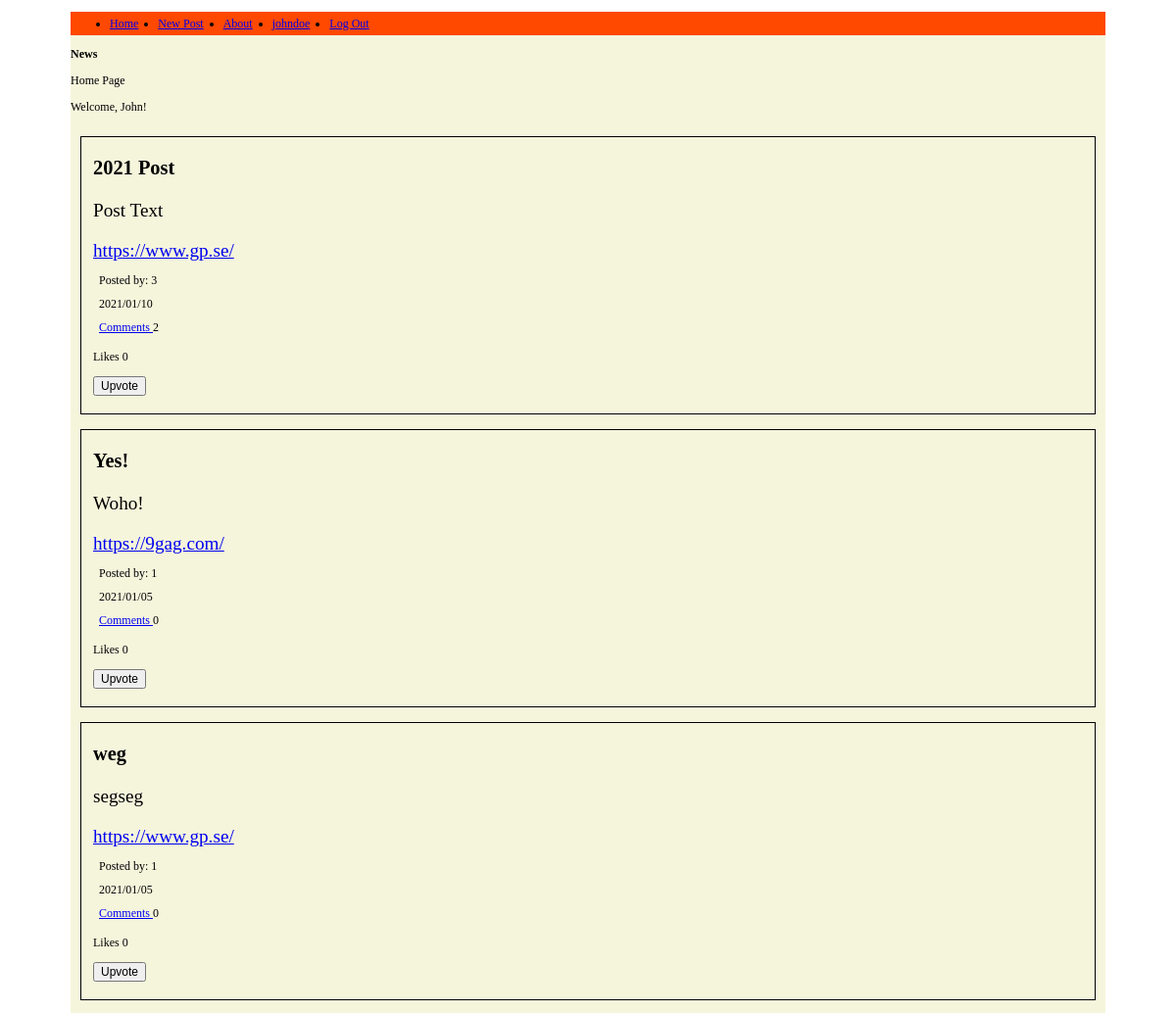
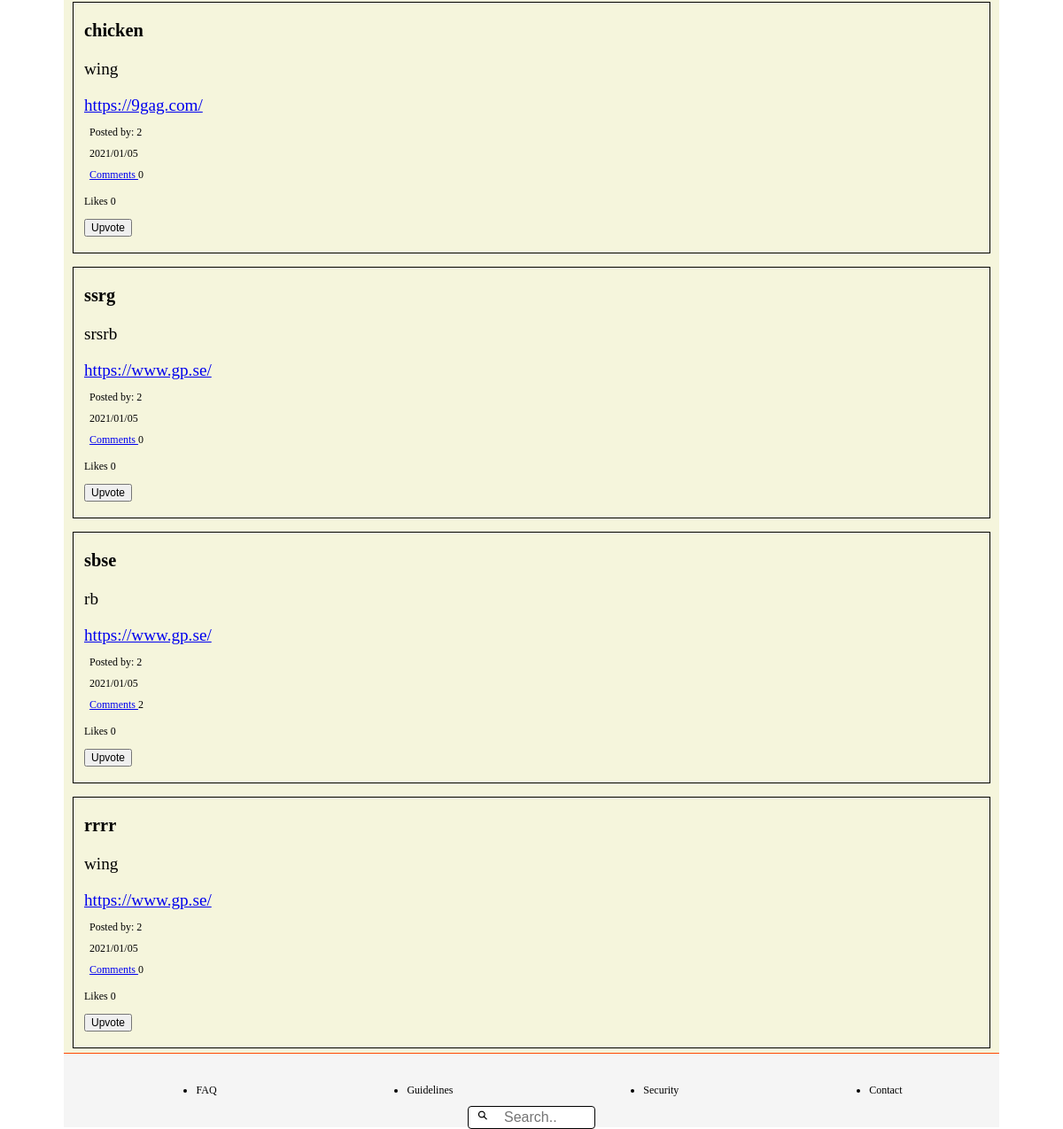
Screenshot of /index.php (signed in) with the database file from the repository (2 pictures, top to bottom).
### tables this page shows
CREATE TABLE Posts (
	id integer PRIMARY KEY AUTOINCREMENT,
	title string,
	description string,
	post_url varchar,
	post_date datetime,
	user_id varchar,
	user_username varchar
);

### web/config.php (called while the page is built, shortened)
<?php
return [
    'title' => 'News',
    'database_path' => sprintf('sqlite:%s/database/hackernews.db', __DIR__),
];

### web/autoload.php (called while the page is built, shortened)
<?php
require __DIR__ . '/functions.php';
$config = require __DIR__ . '/config.php';

### web/functions.php (called while the page is built, shortened)
<?php
function getAllPosts($pdo)
{
    $statement = $pdo->prepare("SELECT * FROM Posts
    ORDER BY Posts.post_date DESC");
    $statement->execute();
    $allPosts = $statement->fetchAll(PDO::FETCH_ASSOC);
    return $allPosts;
}
function countComments($pdo, $postId)
{
    $statement = $pdo->prepare('SELECT COUNT(*) FROM Comments WHERE post_id = :postId');
    $statement->bindParam(':postId', $postId, PDO::PARAM_INT);
    $statement->execute();
    $comments = $statement->fetch(PDO::FETCH_ASSOC);
    return $comments['COUNT(*)'];
}
function countLikes($pdo, $postId)
{
    $statement = $pdo->prepare('SELECT COUNT(*) FROM Likes WHERE post_id = :postId');
    $statement->bindParam(':postId', $postId, PDO::PARAM_INT);
    $statement->execute();
    $likes = $statement->fetch(PDO::FETCH_ASSOC);
    return $likes['COUNT(*)'];
}
function isLikedByUser($pdo, $postId, $userId)
{
    $statement = $pdo->prepare('SELECT * FROM Likes WHERE post_id = :postId
    AND user_id = :userId;');
    $statement->bindParam(':postId', $postId);
    $statement->bindParam(':userId', $userId);
    $statement->execute();
    $isLikedByUser = $statement->fetch(PDO::FETCH_ASSOC);
    return $isLikedByUser;
}

### index.php (the view, shortened to what this page needs)
<?php require __DIR__ . '/homepage/header.php'; ?>
<?php require __DIR__ . '/homepage/navbar.php'; ?>
<?php
if (isset($_SESSION['user'])) : ?>
    <section>
        <div class="newsContainer">
            <article>
                <h1><?php echo $config['title']; ?></h1>
                <p> Home Page </p>
                <?php if (isset($_SESSION['user'])) : ?>
                    <p> Welcome, <?php echo $_SESSION['user']['first_name']; ?>!</p>
                <?php endif; ?>
            </article>
            <?php $allPost = getAllPosts($pdo);
            foreach ($allPost as $post) : ?>
                <?php $postId = $post['id'];  ?>
                <?php $isLikedByUser = isLikedByUser($pdo, $postId, $_SESSION['user']['id']) ?>
                <?php $countComments = countComments($pdo, $postId); ?>
                <?php $countLikes = countLikes($pdo, $postId); ?>
                <article class="newsFeedPage">
                    <div class="newsFeed">
                        <div class="post-item">
                            <h3 class="post-title"> <?php echo $post['title']; ?> </h3>
                        </div>
                        <div class="post-item">
                            <p class="post-description"> <?php echo $post['description']; ?> </p>
                        </div>
                        <div class="post-item">
                            <a href="<?php echo $post['post_url'] ?> "> <?php echo $post['post_url']; ?> </a>
                        </div>
                        <div class="post-item-author">
                            <p> Posted by: <?php echo $post['user_id']; ?> </p>
                        </div>
                        <div class="post-item-date">
                            <p> <?php echo $post['post_date']; ?> </p>
                        </div>
                        <div class="post-item-date">
                            <a href="comments.php?id=<?php echo $post['id']; ?> "> Comments </a>
                            <?php echo $countComments; ?>
                        </div>
                        <div>
                            <p> Likes
                                <?php echo $countLikes; ?> </p>
                            <form action="/web/post/upvote.php" method="post">
                                <?php if ($isLikedByUser) : ?>
                                    <button type="submit">Downvote</button>
                                <?php else : ?>
                                    <button type="submit">Upvote</button>
                                <?php endif; ?>
                            </form>
                        </div>
                    </div>
                </article>
            <?php endforeach; ?>
        </div>
    </section>
<?php else : ?>
    <h1>PLESASE SIGN IN</h1>
<?php endif; ?>
<?php require __DIR__ . '/homepage/footer.php'; ?>

### homepage/header.php (shortened to what this page needs)
<?php require __DIR__ . '/../web/autoload.php'; ?>
<!DOCTYPE html>
<html lang="en">
<head>
    <link rel="stylesheet" href="/CSS Assests/index.css">
    <link rel="stylesheet" href="/CSS Assests/navBar.css">
    <link rel="stylesheet" href="/CSS Assests/footer.css">
    <link rel="stylesheet" href="/css assests/profile.css">
    <link rel="stylesheet" href="/css assests/settings.css">
    <link rel="stylesheet" href="/css assests/signUp.css">
</head>

### homepage/navbar.php (shortened to what this page needs)
<body>
    <div class="topnav">
        <ul class="navbar-nav">
            <li class="nav-item">
                <a class="nav-link <?php echo $_SERVER['SCRIPT_NAME'] === '/index.php' ? 'active' : ''; ?>" href="/index.php">Home</a>
            </li>
            <li class="menu__item">
                <a href="/postCreator.php"> New Post </a>
            </li>
            <li class="nav-item">
                <a class="nav-link <?php echo $_SERVER['SCRIPT_NAME'] === '/about.php' ? 'active' : ''; ?>" href="/about.php">About</a>
            </li>
            <?php if (isset($_SESSION['user'])) : ?>
                <li class="nav-item">
                    <a href="/profile.php?username=<?php echo $_SESSION['user']['username']; ?>"> <?php echo $_SESSION['user']['username']; ?> </a>
                </li>
                <?php if (isset($_SESSION['user'])) : ?>
                    <li class="nav-item">
                        <a href="web/user/logout.php">Log Out</a>
                    </li>
                <?php endif; ?>
            <?php endif; ?>
        </ul>
    </div>

### homepage/footer.php (shortened to what this page needs)
<footer class="endOfPage">
    <div class="footerListContainer">
        <ul class="footerList">
            <li> FAQ </li>
            <li> Guidelines </li>
            <li> Security </li>
            <li> Contact </li>
        </ul>
    </div>
    <div class="searchBar">
        <form class="searchBarMain">
            <input type="text" name="search" placeholder="Search..">
        </form>
    </div>
</footer>
</body>
</html>

### css assests/index.css (style rules this page uses)
* { box-sizing: border-box; font-size: 12px; }
body { height: 100vh; margin: 0; padding-top: 1rem; padding-left: 6rem; padding-right: 6rem; }
.newsContainer { display: flex; flex-direction: column; background-color: #ffffff; background-color: beige; }
.newsFeed { margin: 10px; margin-bottom: 5px; min-height: 15vh; border: solid 1px black; padding-bottom: 1.5rem; padding-left: 1rem; }
.newsFeedPage { box-sizing: border-box; }

### css assests/navBar.css (style rules this page uses)
.topnav { display: flex; align-items: center; flex-direction: row; width: 100%; background-color: rgb(255, 72, 0); height: 2rem; }
.topnav { display: flex; }
ul { display: flex; align-items: center; justify-content: space-between; gap: 20px; }

### css assests/footer.css (style rules this page uses)
.endOfPage { height: 7rem; width: 100%; background-color: whitesmoke; border-top: 1px solid rgb(255, 72, 0); display: flex; align-items: center; justify-content: center; padding: 1rem; }
.searchBarMain input { width: 12rem; height: 1rem; box-sizing: border-box; border: 1px solid black; border-radius: 4px; font-size: 16px; background-color: white; background-image: url("/Assets/search-icon-png-5.png"); background-size: 1rem 1rem; background-position: 0.8rem 0.3rem; background-repeat: no-repeat; padding: 12px 20px 12px 40px; margin-top: 5rem; }
.searchBar { width: 77.5rem; height: 7rem; position: absolute; display: flex; justify-content: center; }
.footerListContainer { height: 100%; width: 100%; display: flex; justify-content: center; margin-top: 0.1rem; }
.footerList { width: 100%; display: flex; justify-content: space-around; flex-direction: row; }

### css assests/profile.css (style rules this page uses)
.post-item a { height: 1.5rem; margin-top: 0.1rem; font-size: 1.6rem; }
.post-title { font-size: 1.7rem; }
.post-description { font-size: 1.6rem; margin-top: 0.2rem; }
.post-item-author { height: 1rem; margin: 0.5rem; margin-bottom: 0.1rem; }
.post-item-date { height: 1.5rem; margin: 0.5rem; margin-top: 0.2rem; }

### rows the page displays
posts: title "2021 Post", description "Post Text", post_url "https://www.gp.se/", user "3", post_date "2021/01/10", countComments "2", countLikes "0"
posts: title "Yes!", description "Woho!", post_url "https://9gag.com/", user "1", post_date "2021/01/05", countComments "0", countLikes "0"
posts: title "weg", description "segseg", post_url "https://www.gp.se/", user "1", post_date "2021/01/05", countComments "0", countLikes "0"
posts: title "chicken", description "wing", post_url "https://9gag.com/", user "2", post_date "2021/01/05", countComments "0", countLikes "0"
posts: title "ssrg", description "srsrb", post_url "https://www.gp.se/", user "2", post_date "2021/01/05", countComments "0", countLikes "0"
posts: title "sbse", description "rb", post_url "https://www.gp.se/", user "2", post_date "2021/01/05", countComments "2", countLikes "0"
posts: title "rrrr", description "wing", post_url "https://www.gp.se/", user "2", post_date "2021/01/05", countComments "0", countLikes "0"

### other values shown
$_SESSION['user']['username'] "johndoe"
$config['title'] "News"
$_SESSION['user']['first_name'] "John"
